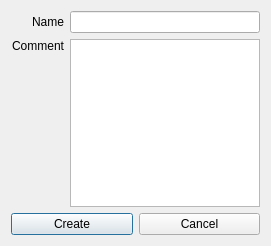
<?xml version="1.0" encoding="UTF-8"?>
<ui version="4.0">
 <class>createDialog</class>
 <widget class="QDialog" name="createDialog">
  <property name="geometry">
   <rect>
    <x>0</x>
    <y>0</y>
    <width>271</width>
    <height>246</height>
   </rect>
  </property>
  <property name="windowTitle">
   <string>Create Project Dialog</string>
  </property>
  <layout class="QVBoxLayout" name="verticalLayout">
   <item>
    <layout class="QGridLayout" name="gridLayout">
     <item row="0" column="0">
      <widget class="QLabel" name="label">
       <property name="text">
        <string>Name</string>
       </property>
       <property name="alignment">
        <set>Qt::AlignRight|Qt::AlignTrailing|Qt::AlignVCenter</set>
       </property>
      </widget>
     </item>
     <item row="0" column="1">
      <widget class="QLineEdit" name="name_le"/>
     </item>
     <item row="1" column="0">
      <widget class="QLabel" name="label_2">
       <property name="text">
        <string>Comment</string>
       </property>
       <property name="alignment">
        <set>Qt::AlignRight|Qt::AlignTop|Qt::AlignTrailing</set>
       </property>
      </widget>
     </item>
     <item row="1" column="1">
      <widget class="QPlainTextEdit" name="comment_te"/>
     </item>
    </layout>
   </item>
   <item>
    <layout class="QHBoxLayout" name="horizontalLayout">
     <item>
      <widget class="QPushButton" name="create_btn">
       <property name="text">
        <string>Create</string>
       </property>
      </widget>
     </item>
     <item>
      <widget class="QPushButton" name="cancel_btn">
       <property name="text">
        <string>Cancel</string>
       </property>
      </widget>
     </item>
    </layout>
   </item>
  </layout>
 </widget>
 <resources/>
 <connections/>
</ui>
